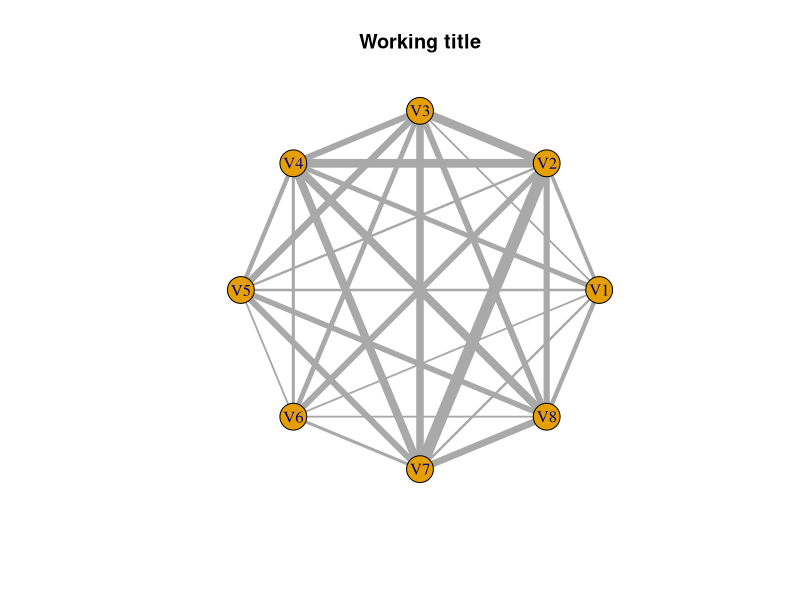

Recreate this plot in R.
## ---- chunk 1
knitr::opts_chunk$set(echo = TRUE)
## ---- chunk 2

library(igraph)

## ---- chunk 3

# First session 
adj_matrix = as.matrix(read.csv("interaction_matrix.csv", sep =";", header = FALSE))

# remove unidentified individuals 
adj_matrix_ID = adj_matrix[-9,-9]

# Second session
adj_matrix2 = as.matrix(read.csv("interaction_matrix2.csv", sep =";", header = FALSE))

adj_matrix_all = adj_matrix_ID + adj_matrix2
## ---- chunk 4

g <- make_empty_graph()

#create the graph
g <- graph_from_adjacency_matrix(
    adj_matrix_all,
    mode = c("undirected"),
    weighted = TRUE,
    diag = F,
    add.colnames = NULL,
    add.rownames = FALSE
)

# dispose the vertex in cicrle 
layout <-layout_in_circle(g)

# plot 
plot(g, layout = layout, main = "Working title", edge.width = E(g)$weight*0.6)# E(g) containes the attributes of the edges. We multiply the weight by 0.6 to increase the contrast between the width of the lines

## ---- chunk 5

#binary degrees 
degree(g)

# densities 
edge_density(g, loops = FALSE) # existing edges / possible edges

#weighted degrees 
strength(
  g,
  vids = V(g), #The vertices for which the strength will be calculated
  loops = TRUE, #Logical; whether the loop edges are also counted. (here none)
  weights = NULL # use the default weight edge attribute in the matrix 
)
